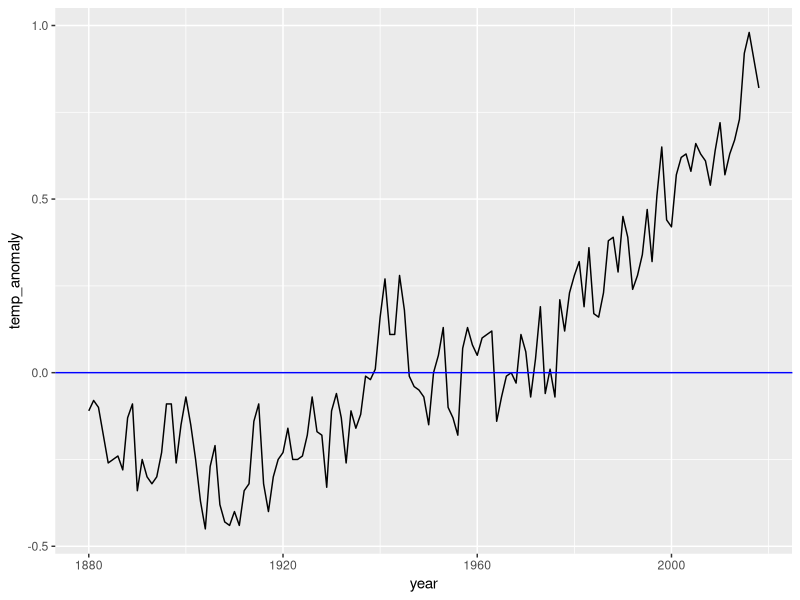
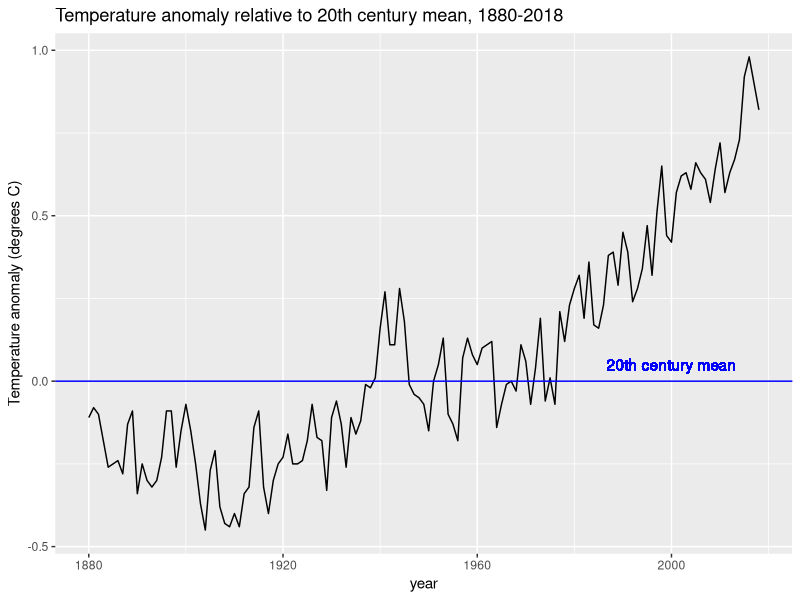
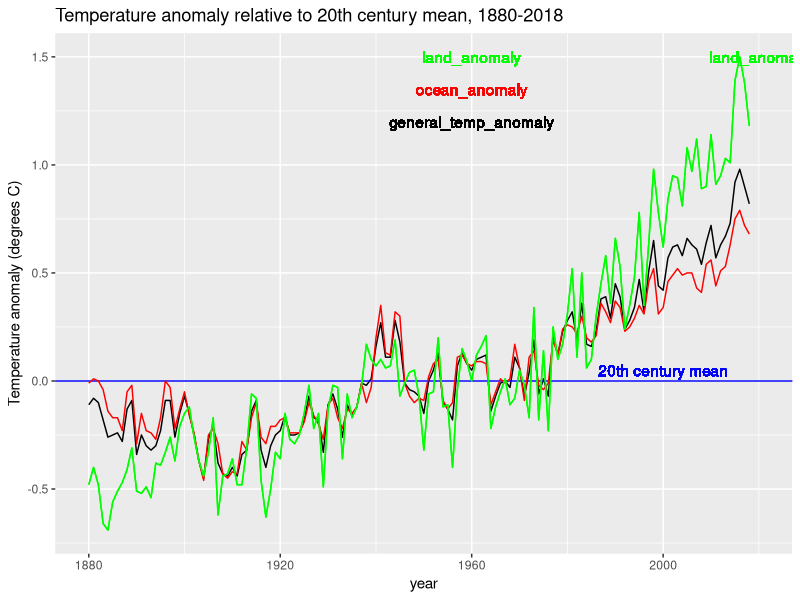

These charts were generated, in order, by the following R code:
update.packages()

library(tidyverse)
library(dslabs)
data(temp_carbon)
data(greenhouse_gases)
data(historic_co2)

str(temp_carbon)


#question 1

temp_carbon %>% 
  filter(!is.na(carbon_emissions)) %>%
  .$year %>% max()


temp_carbon %>%
  filter(!is.na(carbon_emissions)) %>%
  pull(year) %>%
  max()

temp_carbon %>%
  filter(!is.na(carbon_emissions)) %>%
  select(year) %>%
  max()


#question 2

#question 2 - 1
temp_carbon %>%
  filter(!is.na(carbon_emissions)) %>%
  select(year) %>%
  min()

#question 2 - 2 
temp_carbon %>%
  filter(!is.na(carbon_emissions)) %>%
  select(year) %>%
  max()

#question 2 - 3
temp_carbon %>%
  filter(!is.na(carbon_emissions) & year %in% c(1751, 2014)) %>%
  select(carbon_emissions, year)
  

#question 3

#question 3 - 1: What is the first year for which global temperature anomaly (temp_anomaly) data are available? 1880
temp_carbon %>% 
  filter(!is.na(temp_anomaly)) %>%
  .$year %>% min()

#question 3 - 2: What is the last year for which global temperature anomaly data are available? 2018
temp_carbon %>%
  filter(!is.na(temp_anomaly)) %>%
  pull(year) %>%
  max()

#question 3 - 3:How many degrees Celsius has temperature increased over the date range? Compare the temperatures in the most recent year versus the oldest year. 0.93
temp_carbon %>%
  filter(!is.na(temp_anomaly) & year %in% c(1880, 2018)) %>%
  select(temp_anomaly, year)


#question 4

p <- temp_carbon %>% 
  filter(!is.na(temp_anomaly)) %>%
 ggplot(aes(year, temp_anomaly)) + 
  geom_line()

p <- p + geom_hline(aes(yintercept = 0), col = "blue")


p

temp_carbon %>% 
  filter(!is.na(temp_anomaly)) %>%
  .$temp_anomaly %>% mean()


#question 5 

p + ylab("Temperature anomaly (degrees C)") +
  ggtitle("Temperature anomaly relative to 20th century mean, 1880-2018") +
  geom_text(aes(x = 2000, y = 0.05, label = "20th century mean"), col = "blue")

#question 6 
#question 6-1 : When was the earliest year with a temperature above the 20th century mean? 1942
#question 6-2 : When was the last year with an average temperature below the 20th century mean? 1976
#question 6-3 : In what year did the temperature anomaly exceed 0.5 degrees Celsius for the first time ? 1995


#question 7

p + ylab("Temperature anomaly (degrees C)") +
  ggtitle("Temperature anomaly relative to 20th century mean, 1880-2018") +
  geom_text(aes(x = 2000, y = 0.05, label = "20th century mean"), col = "blue") + 
  geom_line(aes(year, ocean_anomaly), col = "red") +   geom_line(aes(year, land_anomaly), col = "green") +   geom_text(aes(x = 2020, y = 1.5, label = "land_anomaly"), col = "green")+ 
  geom_line(aes(year, land_anomaly), col = "green") +  
  geom_text(aes(x = 1960, y = 1.5, label = "land_anomaly"), col = "green") + 
  geom_text(aes(x = 1960, y = 1.35, label = "ocean_anomaly"), col = "red") + 
  geom_text(aes(x = 1960, y = 1.2, label = "general_temp_anomaly"), col = "black")
  
#question 7-1 - land :  has the largest 2018 temperature anomaly relative to the 20th century mean
#question 7-2 - land :  has the largest change in temperature since 1880
#question 7-3 - ocean:  has a temperature anomaly pattern that more closely matches the global pattern
